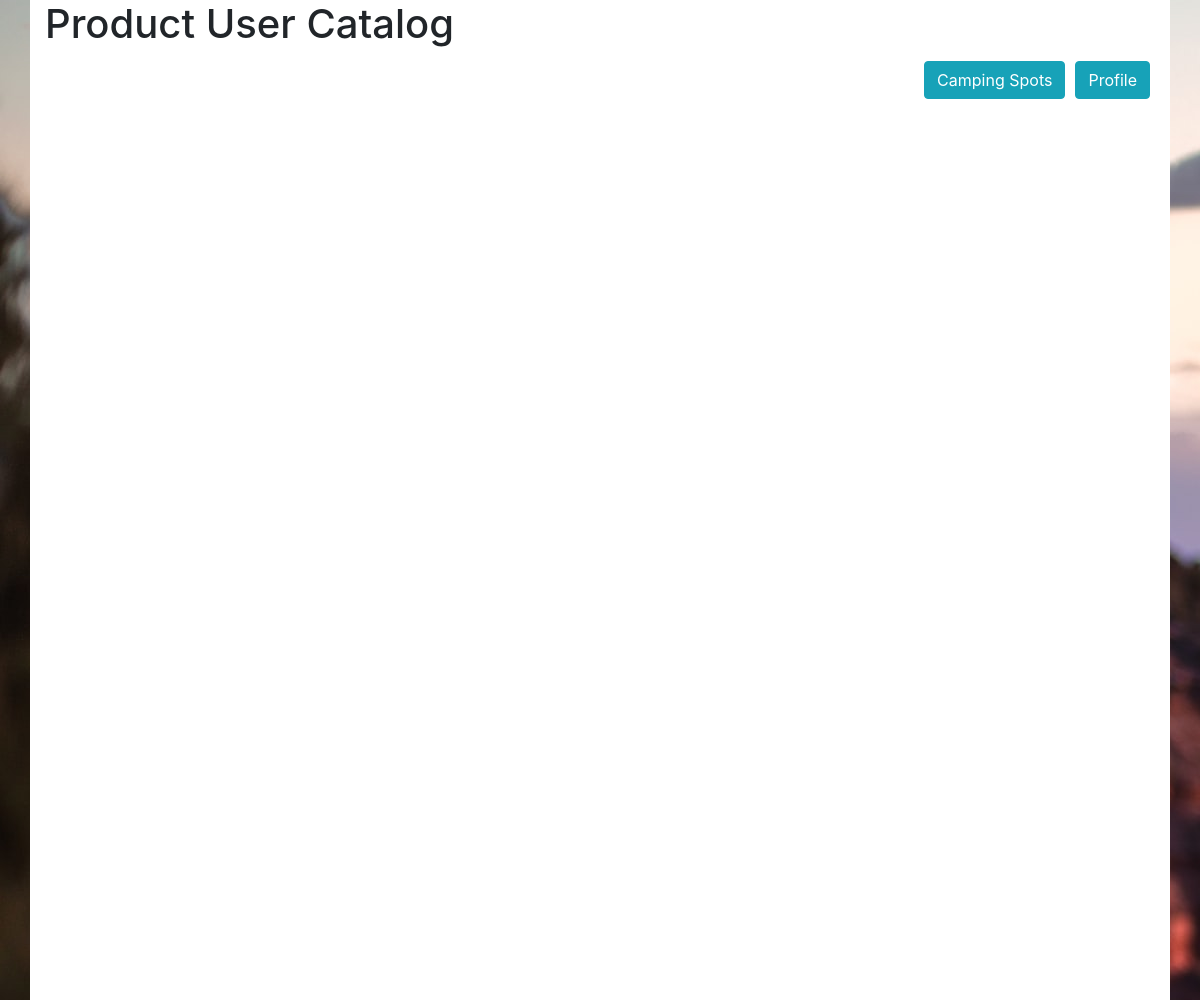
The app's page /product/catalog, older data.
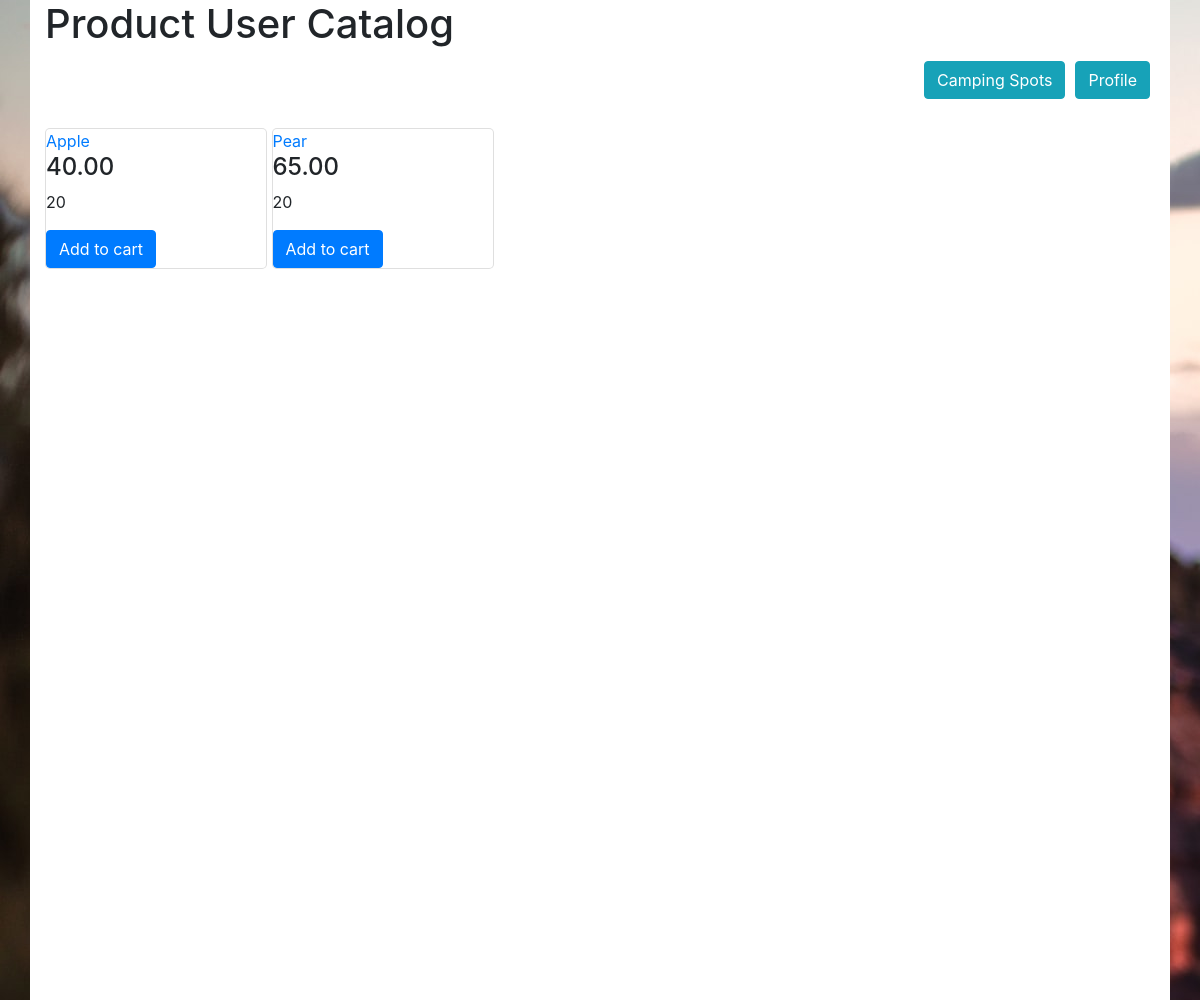
The same page, newer data.
### tables this page shows
CREATE TABLE `product` (
  `product_id` int(11) NOT NULL,
  `inventory_id` int(11) NOT NULL,
  `name` varchar(50) NOT NULL,
  `price` decimal(7,2) NOT NULL,
  `description` text NOT NULL,
  `availability` enum('available','not available') NOT NULL
);

CREATE TABLE `inventory` (
  `inventory_id` int(11) NOT NULL,
  `qty` int(11) NOT NULL,
  `shelf_location` varchar(50) NOT NULL
);

### app/controllers/ProductController.php (called while the page is built, shortened)
<?php
	class ProductController extends Controller{
		public function catalog(){
			$products = $this->model('Product')->getAvailable();
			$this->view('product/catalog', ['products'=>$products]);
		}
	}
?>

### app/core/App.php (called while the page is built, shortened)
<?php
class App{
	var $method = 'index';
	public function __construct(){
		$url = $this->parseURL();
		if(isset($url[0]) && file_exists('app/controllers/'. $url[0]. 'Controller.php')) {
			unset($url[0]);
		}
		$this->controller = new $this->controller();
		if(isset($url[1]) && method_exists($this->controller, $url[1])){
			$this->method = $url[1];
			unset($url[1]);
		}
		$this->params = $url ? array_values($url) : [];
		call_user_func_array([$this->controller, $this->method], $this->params);
	}
	private function parseURL(){
		if(isset($_GET['url'])) {
			return explode('/', filter_var(rtrim($_GET['url'],'/'), FILTER_SANITIZE_URL));
		}
	}
}
?>

### index.php (called while the page is built, shortened)
<?php
	new App();
?>

### app/models/Product.php (called while the page is built, shortened)
<?php
	class Product extends Model{
		public function getAvailable(){
			$SQL = 'SELECT * FROM Product INNER JOIN inventory ON Product.inventory_id = inventory.inventory_id WHERE availability = "available" ';
			$stmt = self::$_connection->prepare($SQL);
			$stmt->execute();
			$stmt->setFetchMode(PDO::FETCH_CLASS, 'Product');
			return $stmt->fetchAll();
		}
	}
?>

### app/core/Model.php (called while the page is built, shortened)
<?php
	class Model{
		public function __construct(){
			$host = 'localhost';
			$dbname = 'camping';
			$user = 'camping_user';
			$password = 'tjAOLl7NQlvOtES9';
		}
	}
?>

### app/views/product/catalog.php (the view, shortened to what this page needs)
<!DOCTYPE html>
<!doctype html>
<html lang="en">
  <head>
    <link rel="stylesheet" href="https://stackpath.bootstrapcdn.com/bootstrap/4.4.1/css/bootstrap.min.css">
  </head>
  <body>
  <div style="background-image: url('../images/camp2.jpg');height: 1000px;">
    <div class='container' style="height: 1000px; background-color: white;">
    <h1>Product User Catalog</h1>
      <a href="/Camping/profile/index" class="btn btn-info" style="float: right; margin: 5px;">Profile</a>
      <a href="/Camping/camping_spot/index" class="btn btn-info" style="float: right; margin: 5px;">Camping Spots</a>
      <?php
          foreach($data['products'] as $item){
            echo "
            <div class='card'>
              <a href = '/Camping/product/productdetail/$item->product_id'>
                $item->name
              </a>
              <div>
                <h4>$item->price</h4>
                <p>$item->qty</p>
                <a href='/Camping/product/addToCart/$item->product_id' class='btn btn-primary'>Add to cart</a>
              </div>
            </div>";
          }
        ?>
    </div>
  </div>
  </body>
</html>

Row changes from the older to the newer data that the page shows:
added product: name "Apple", price "40.00", inventory.qty "20"
added product: name "Pear", price "65.00", inventory.qty "20"
